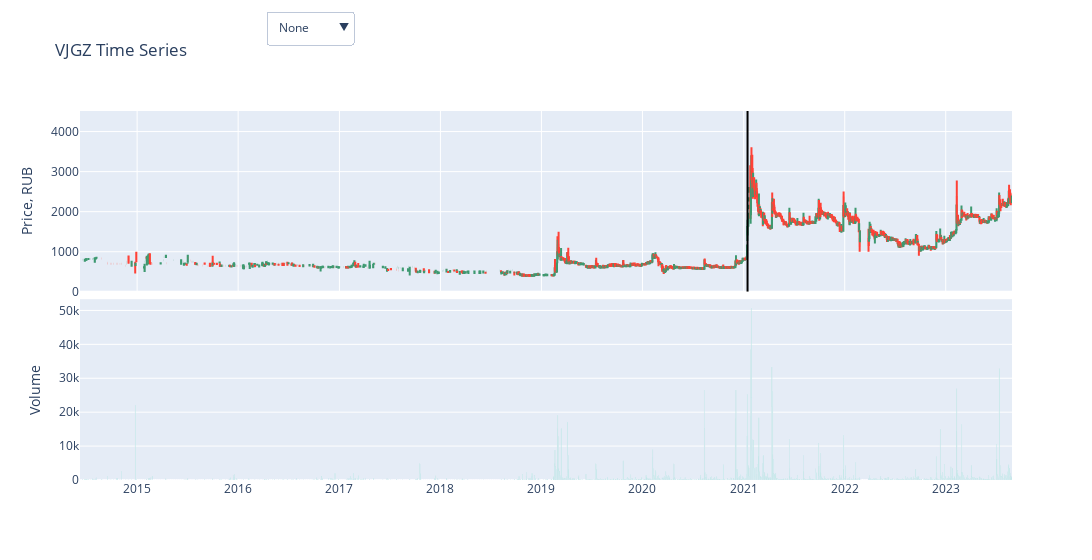

This figure's notebook cell:
### Code cell
# anomalies
a_df = anomaly_detect(sec_df["VOLUME"], True,True,True)
anomaly_plot(sec_df, a_df, n_list)
